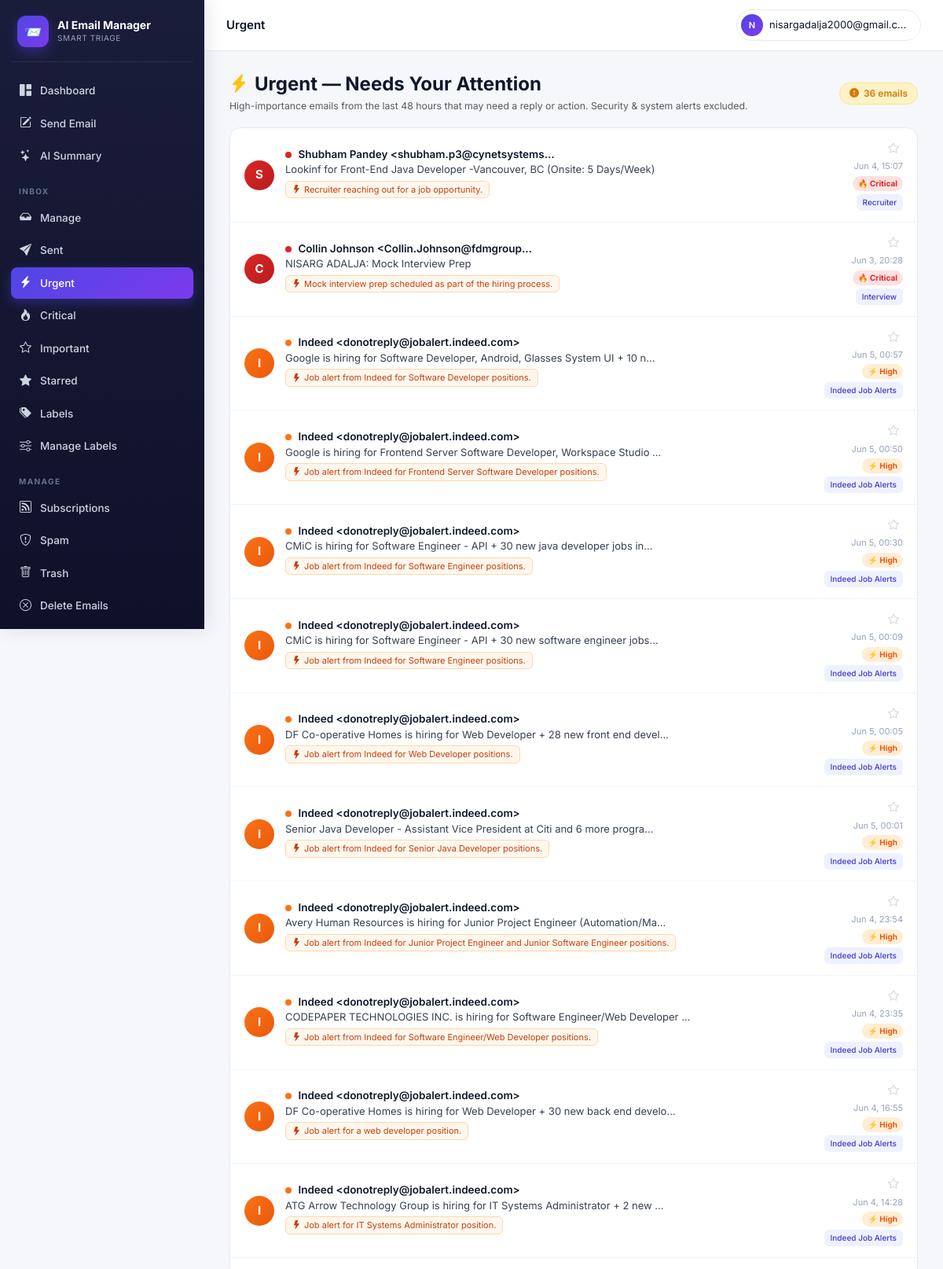
Page /accounts/action-needed/ (signed in, upper part) on the committed database.
### accounts/models.py (models this page shows, shortened)
class ClassifiedEmail(models.Model):
    user            = models.ForeignKey(User, on_delete=models.CASCADE, related_name="classified_emails")
    gmail_id        = models.CharField(max_length=64)
    thread_id       = models.CharField(max_length=64, blank=True)
    subject         = models.CharField(max_length=500, blank=True)
    sender          = models.CharField(max_length=300, blank=True)
    sender_email    = models.CharField(max_length=200, blank=True)
    snippet         = models.TextField(blank=True)
    received_at     = models.DateTimeField(null=True, blank=True)
    category        = models.ForeignKey(EmailCategory, on_delete=models.SET_NULL, null=True, blank=True)
    custom_category = models.ForeignKey(UserCustomCategory, on_delete=models.SET_NULL, null=True, blank=True)
    importance      = models.IntegerField(default=3)
    is_urgent       = models.BooleanField(default=False)
    is_event        = models.BooleanField(default=False)
    event_when      = models.CharField(max_length=120, blank=True)
    reason          = models.TextField(blank=True)
    action_taken    = models.CharField(max_length=16, default="kept")
    unsubscribe_url = models.URLField(max_length=1000, blank=True)
    classified_at   = models.DateTimeField(auto_now_add=True)
    class Meta:
        unique_together = [("user", "gmail_id")]
        indexes = [models.Index(fields=["user", "-received_at"])]

class EmailCategory(models.Model):
    slug         = models.SlugField(max_length=64, unique=True)
    name         = models.CharField(max_length=120)
    short_label  = models.CharField(max_length=32)
    group        = models.CharField(max_length=64)
    description  = models.TextField(blank=True)
    default_tier = models.CharField(max_length=16, choices=TIER_CHOICES, default="normal")

class UserCustomCategory(models.Model):
    user        = models.ForeignKey(User, on_delete=models.CASCADE, related_name="custom_categories")
    name        = models.CharField(max_length=100)
    slug        = models.SlugField(max_length=100)
    description = models.TextField(blank=True, help_text="Describe what kinds of emails belong here")
    created_at  = models.DateTimeField(auto_now_add=True)
    class Meta:
        unique_together = [("user", "slug")]

### accounts/views.py (the view)
# urls.py: path("action-needed/",    views.action_needed_view, name="action_needed"),
@login_required
def action_needed_view(request):
    from django.utils import timezone
    from datetime import timedelta
    from django.db.models import Q
    SKIP_GROUPS = {"Security", "Notifications", "System", "Spam", "Marketing", "Delivery"}
    cutoff = timezone.now() - timedelta(hours=48)
    emails = (
        ClassifiedEmail.objects
        .filter(user=request.user, received_at__gte=cutoff)
        .filter(Q(is_urgent=True) | Q(importance__gte=4))
        .exclude(category__group__in=SKIP_GROUPS)
        .select_related("category", "custom_category")
        .order_by("-importance", "-received_at")[:60]
    )
    return render(request, "action_needed.html", {"emails": emails})

### accounts/context_processors.py (called while the page is built)
def active_job(request):
    if not request.user.is_authenticated:
        return {}
    job = (ClassificationJob.objects
           .filter(user=request.user, status__in=["pending", "running"])
           .order_by("-id").first())
    return {"global_active_job": job}

### templates/action_needed.html (shortened to what this page needs)
{% extends "base.html" %}{% block title %}Urgent{% endblock %}
{% block topbar_title %}Urgent{% endblock %}
{% block body %}
<div class="an-header">
  <div>
    <h4 class="mb-1 fw-bold" style="color:#0f172a">
      <i class="bi bi-lightning-charge-fill text-warning me-2"></i>Urgent — Needs Your Attention
    </h4>
    <p class="text-muted small mb-0">High-importance emails from the last 48 hours that may need a reply or action. Security &amp; system alerts excluded.</p>
  </div>
  {% if emails %}
    <span class="an-count"><i class="bi bi-exclamation-circle-fill"></i>{{ emails|length }} email{{ emails|length|pluralize }}</span>
  {% endif %}
</div>
<div class="card-modern p-0">
  <ul class="elist">
    {% for e in emails %}
      <li class="elist-item" onclick="window.location='{% url 'email_detail' e.gmail_id %}?back=action_needed'">
        <div class="elist-avatar" style="background:{% if e.importance >= 5 %}linear-gradient(135deg,#dc2626,#b91c1c){% else %}linear-gradient(135deg,#f97316,#ea580c){% endif %}">
          {{ e.sender|slice:":1"|upper }}
        </div>
        <div class="elist-body" style="min-width:0">
          <div class="elist-sender">
            <span class="imp-dot {% if e.importance >= 5 %}imp-5{% else %}imp-4{% endif %}"></span>
            {{ e.sender|truncatechars:40 }}
          </div>
          <div class="elist-subject">{{ e.subject|truncatechars:75 }}</div>
          {% if e.reason %}
            <span class="reason-chip" title="{{ e.reason }}">
              <i class="bi bi-lightning-fill me-1"></i>{{ e.reason|truncatechars:90 }}
            </span>
          {% elif e.snippet %}
            <div class="snippet-text">{{ e.snippet|truncatechars:150 }}</div>
          {% endif %}
        </div>
        <div class="an-meta">
          <button class="star-btn" data-mid="{{ e.gmail_id }}" data-starred="0" onclick="toggleStar(event,this)" title="Star this email"><i class="bi bi-star"></i></button>
          <span class="an-time local-ts" data-ts="{{ e.received_at|date:'c' }}">{{ e.received_at|date:"M d, H:i" }}</span>
          {% if e.importance >= 5 %}
            <span class="an-badge-imp badge-imp-5">🔥 Critical</span>
          {% else %}
            <span class="an-badge-imp badge-imp-4">⚡ High</span>
          {% endif %}
          {% if e.category %}
            <span class="badge-cat" style="font-size:10px">{{ e.category.short_label }}</span>
          {% elif e.custom_category %}
            <span class="badge-cat" style="font-size:10px">{{ e.custom_category.name }}</span>
          {% endif %}
        </div>
      </li>
    {% empty %}
      <li class="an-empty">
        <div><i class="bi bi-check-circle-fill text-success d-block mb-2" style="font-size:2.5rem"></i></div>
        <strong>All clear — no urgent emails in the last 48 hours</strong>
        <p class="small mt-1 mb-0 text-muted">High-importance emails needing your action will show up here.</p>
      </li>
    {% endfor %}
  </ul>
</div>
{% endblock %}

### templates/base.html (shortened to what this page needs)
{% load static %}
<!doctype html>
<html lang="en">
<head>
<link href="https://cdn.jsdelivr.net/npm/bootstrap@5.3.3/dist/css/bootstrap.min.css" rel="stylesheet">
<link href="https://cdn.jsdelivr.net/npm/bootstrap-icons@1.11.3/font/bootstrap-icons.css" rel="stylesheet">
</head>
<body>
<div class="app-shell">
  <aside class="sidebar" id="sidebar">
    <div class="brand">
      <div class="brand-logo">📨</div>
      <div>
        <div class="brand-name">AI Email Manager</div>
        <div class="brand-sub">Smart triage</div>
      </div>
    </div>
    <nav>
      <a class="side-link {% if request.resolver_match.url_name == 'dashboard' %}active{% endif %}" href="{% url 'dashboard' %}">
        <i class="bi bi-grid-1x2-fill"></i> Dashboard
      </a>
      <button class="side-link" style="background:none;border:none;width:100%;cursor:pointer;text-align:left"
              onclick="openComposeModal()">
        <i class="bi bi-pencil-square"></i> Send Email
      </button>
      <a class="side-link {% if request.resolver_match.url_name == 'email_summary' %}active{% endif %}" href="{% url 'email_summary' %}">
        <i class="bi bi-stars"></i> AI Summary
      </a>
      <div class="side-section">Inbox</div>
      <a class="side-link {% if request.resolver_match.url_name == 'manage_emails' %}active{% endif %}" href="{% url 'manage_emails' %}">
        <i class="bi bi-inbox-fill"></i> Manage
      </a>
      <a class="side-link {% if request.resolver_match.url_name == 'sent' %}active{% endif %}" href="{% url 'sent' %}">
        <i class="bi bi-send-fill"></i> Sent
      </a>
      <a class="side-link {% if request.resolver_match.url_name == 'action_needed' %}active{% endif %}" href="{% url 'action_needed' %}">
        <i class="bi bi-lightning-charge-fill"></i> Urgent
      </a>
      <a class="side-link {% if request.resolver_match.url_name == 'urgent' %}active{% endif %}" href="{% url 'urgent' %}">
        <i class="bi bi-fire"></i> Critical
      </a>
      <a class="side-link {% if request.resolver_match.url_name == 'important' %}active{% endif %}" href="{% url 'important' %}">
        <i class="bi bi-star"></i> Important
      </a>
      <a class="side-link {% if request.resolver_match.url_name == 'starred' %}active{% endif %}" href="{% url 'starred' %}">
        <i class="bi bi-star-fill"></i> Starred
      </a>
      <a class="side-link {% if request.resolver_match.url_name == 'labels' %}active{% endif %}" href="{% url 'labels' %}">
        <i class="bi bi-tags-fill"></i> Labels
      </a>
      <a class="side-link {% if request.resolver_match.url_name == 'manage_labels' %}active{% endif %}" href="{% url 'manage_labels' %}">
        <i class="bi bi-sliders"></i> Manage Labels
      </a>
      <div class="side-section">Manage</div>
      <a class="side-link {% if request.resolver_match.url_name == 'subscriptions' %}active{% endif %}" href="{% url 'subscriptions' %}">
        <i class="bi bi-rss"></i> Subscriptions
      </a>
      <a class="side-link {% if request.resolver_match.url_name == 'spam' %}active{% endif %}" href="{% url 'spam' %}">
        <i class="bi bi-shield-exclamation"></i> Spam
      </a>
      <a class="side-link {% if request.resolver_match.url_name == 'trash' %}active{% endif %}" href="{% url 'trash' %}">
        <i class="bi bi-trash"></i> Trash
      </a>
      <a class="side-link {% if request.resolver_match.url_name == 'delete_emails' %}active{% endif %}" href="{% url 'delete_emails' %}">
        <i class="bi bi-x-circle"></i> Delete Emails
      </a>
      <div class="side-section">Settings</div>
    </nav>
  </aside>
  <div class="main-wrap">
    <header class="topbar">
      <div class="topbar-left">
        <div class="topbar-title">{% block topbar_title %}{% endblock %}</div>
      </div>
      <div class="topbar-right">
        <div class="dropdown">
          <button class="user-chip dropdown-toggle" data-bs-toggle="dropdown" aria-expanded="false">
            <span class="user-avatar">{{ user.email|slice:":1"|upper }}</span>
            <span class="d-none d-sm-inline" style="max-width:180px;overflow:hidden;text-overflow:ellipsis;white-space:nowrap">{{ user.email }}</span>
          </button>
        </div>
      </div>
    </header>
    <main class="main">
      {% block body %}{% endblock %}
    </main>
  </div>
</div>
</body>
</html>

### templates/base.html (style rules this page uses)
:root { --bg:#f5f7fb;--surface:#fff;--border:#e7ebf2; --text:#0f172a;--muted:#64748b; --primary:#4f46e5;--primary-2:#4338ca;--primary-light:#eef2ff; --critical:#dc2626;--important:#f59e0b;--normal:#3b82f6;--low:#94a3b8;--ignore:#475569; --gradient:linear-gradient(135deg,#667eea 0%,#764ba2 100%); --gradient-2:linear-gradient(135deg,#4f46e5 0%,#7c3aed 100%); --sidebar-w:260px; }
* { box-sizing:border-box }
html,body { margin:0;padding:0 }
body { font-family:'Inter',-apple-system,BlinkMacSystemFont,'Segoe UI',sans-serif;background:var(--bg);color:var(--text);font-size:14px;line-height:1.5;-webkit-font-smoothing:antialiased }
.app-shell { display:flex;min-height:100vh }
.sidebar { width:var(--sidebar-w);background:linear-gradient(180deg,#1a1d3a 0%,#0f1129 100%);color:#cbd5e1;padding:20px 14px 60px;flex-shrink:0;position:fixed;top:0;left:0;height:100vh;overflow-y:auto;-webkit-overflow-scrolling:touch;overscroll-behavior:contain;z-index:200;transition:transform .25s ease;box-shadow:4px 0 24px rgba(15,23,42,.1) }
.main-wrap { flex:1;min-width:0;background:var(--bg);margin-left:var(--sidebar-w);transition:margin-left .25s ease }
.brand { display:flex;align-items:center;gap:11px;padding:0 8px 18px;border-bottom:1px solid rgba(255,255,255,.08);margin-bottom:16px }
.brand-logo { width:40px;height:40px;background:var(--gradient-2);border-radius:11px;display:grid;place-items:center;font-size:18px;flex-shrink:0;box-shadow:0 6px 16px rgba(79,70,229,.4) }
.brand-name { color:#fff;font-weight:700;font-size:14px;line-height:1.2 }
.brand-sub { color:#94a3b8;font-size:10px;letter-spacing:.06em;text-transform:uppercase;margin-top:1px }
.side-section { color:#64748b;font-size:10px;letter-spacing:.14em;text-transform:uppercase;padding:16px 10px 6px;font-weight:700 }
.side-link { display:flex;align-items:center;gap:10px;color:#cbd5e1;text-decoration:none;padding:9px 10px;border-radius:8px;font-size:13.5px;font-weight:500;transition:all .15s;margin-bottom:1px }
.side-link i { font-size:15px;width:17px;text-align:center;flex-shrink:0 }
.side-link.active { background:var(--gradient-2);color:#fff;box-shadow:0 5px 14px rgba(79,70,229,.38) }
.topbar { display:flex;align-items:center;justify-content:space-between;background:#fff;border-bottom:1px solid var(--border);padding:12px 28px;position:sticky;top:0;z-index:100;gap:12px }
.topbar-left { display:flex;align-items:center;gap:14px }
.topbar-title { font-weight:600;font-size:15px;color:var(--text) }
.topbar-right { display:flex;align-items:center;gap:10px }
.user-chip { display:flex;align-items:center;gap:8px;background:#fff;border:1px solid var(--border);padding:5px 12px 5px 5px;border-radius:30px;cursor:pointer;font-size:13px;color:var(--text);transition:all .15s }
.user-chip::after { display:none }
.user-avatar { width:28px;height:28px;border-radius:50%;background:var(--gradient-2);color:#fff;font-weight:600;display:grid;place-items:center;font-size:11px;flex-shrink:0 }
.main { padding:28px 32px;max-width:1400px }
.card-modern { background:#fff;border:1px solid var(--border);border-radius:14px;padding:22px;box-shadow:0 1px 3px rgba(15,23,42,.04) }
.elist { list-style:none;margin:0;padding:0 }
.elist-item { display:flex;align-items:center;gap:14px;padding:14px 18px;border-bottom:1px solid #f1f5f9;cursor:pointer;transition:background .13s;text-decoration:none;color:inherit }
.elist-avatar { width:38px;height:38px;border-radius:50%;display:grid;place-items:center;font-weight:700;font-size:15px;flex-shrink:0;text-transform:uppercase;color:#fff }
.elist-body { flex:1;min-width:0 }
.elist-sender { font-weight:600;font-size:13.5px;color:#0f172a;line-height:1.3;white-space:nowrap;overflow:hidden;text-overflow:ellipsis }
.elist-subject { font-size:13px;color:#374151;margin-top:1px;white-space:nowrap;overflow:hidden;text-overflow:ellipsis }
.badge-cat { background:#eef2ff;color:#4338ca;font-weight:500;font-size:11px;padding:3px 8px;border-radius:6px;display:inline-block }
.star-btn { background:transparent;border:none;cursor:pointer;padding:4px 5px;border-radius:6px;color:#cbd5e1;line-height:1;transition:color .15s,transform .15s;flex-shrink:0 }

### rows in the picture
ClassifiedEmail: sender "S", importance 5 (drawn), sender "Shubham Pandey <shubham.p3@cynetsystems…", subject "Lookinf for Front-End Java Developer -Vancouver, BC (Onsite: 5 Days/Week)", reason "Recruiter reaching out for a job opportunity.", category.short_label "Recruiter"
ClassifiedEmail: sender "C", importance 5 (drawn), sender "Collin Johnson <Collin.Johnson@fdmgroup…", subject "NISARG ADALJA: Mock Interview Prep", reason "Mock interview prep scheduled as part of the hiring process.", category.short_label "Interview"
ClassifiedEmail: sender "I", importance 4 (drawn), sender "Indeed <donotreply@jobalert.indeed.com>", subject "Google is hiring for Software Developer, Android, Glasses System UI + 10 n…", reason "Job alert from Indeed for Software Developer positions.", custom_category.name "Indeed Job Alerts"
ClassifiedEmail: sender "I", importance 4 (drawn), sender "Indeed <donotreply@jobalert.indeed.com>", subject "Google is hiring for Frontend Server Software Developer, Workspace Studio …", reason "Job alert from Indeed for Frontend Server Software Developer positions.", custom_category.name "Indeed Job Alerts"
ClassifiedEmail: sender "I", importance 4 (drawn), sender "Indeed <donotreply@jobalert.indeed.com>", subject "CMiC is hiring for Software Engineer - API + 30 new java developer jobs in…", reason "Job alert from Indeed for Software Engineer positions.", custom_category.name "Indeed Job Alerts"
ClassifiedEmail: sender "I", importance 4 (drawn), sender "Indeed <donotreply@jobalert.indeed.com>", subject "CMiC is hiring for Software Engineer - API + 30 new software engineer jobs…", reason "Job alert from Indeed for Software Engineer positions.", custom_category.name "Indeed Job Alerts"
ClassifiedEmail: sender "I", importance 4 (drawn), sender "Indeed <donotreply@jobalert.indeed.com>", subject "DF Co-operative Homes is hiring for Web Developer + 28 new front end devel…", reason "Job alert from Indeed for Web Developer positions.", custom_category.name "Indeed Job Alerts"
ClassifiedEmail: sender "I", importance 4 (drawn), sender "Indeed <donotreply@jobalert.indeed.com>", subject "Senior Java Developer - Assistant Vice President at Citi and 6 more progra…", reason "Job alert from Indeed for Senior Java Developer positions.", custom_category.name "Indeed Job Alerts"
ClassifiedEmail: sender "I", importance 4 (drawn), sender "Indeed <donotreply@jobalert.indeed.com>", subject "Avery Human Resources is hiring for Junior Project Engineer (Automation/Ma…", reason "Job alert from Indeed for Junior Project Engineer and Junior Software Engineer positions.", custom_category.name "Indeed Job Alerts"
ClassifiedEmail: sender "I", importance 4 (drawn), sender "Indeed <donotreply@jobalert.indeed.com>", subject "CODEPAPER TECHNOLOGIES INC. is hiring for Software Engineer/Web Developer …", reason "Job alert from Indeed for Software Engineer/Web Developer positions.", custom_category.name "Indeed Job Alerts"
ClassifiedEmail: sender "I", importance 4 (drawn), sender "Indeed <donotreply@jobalert.indeed.com>", subject "DF Co-operative Homes is hiring for Web Developer + 30 new back end develo…", reason "Job alert for a web developer position.", custom_category.name "Indeed Job Alerts"
ClassifiedEmail: sender "I", importance 4 (drawn), sender "Indeed <donotreply@jobalert.indeed.com>", subject "ATG Arrow Technology Group is hiring for IT Systems Administrator + 2 new …", reason "Job alert for IT Systems Administrator position.", custom_category.name "Indeed Job Alerts"

### other values in the picture
{{ user.email|slice:":1"|upper }} "N"
{{ user.email }} "nisargadalja2000@gmail.c…"
{{ emails|length }} "36"
